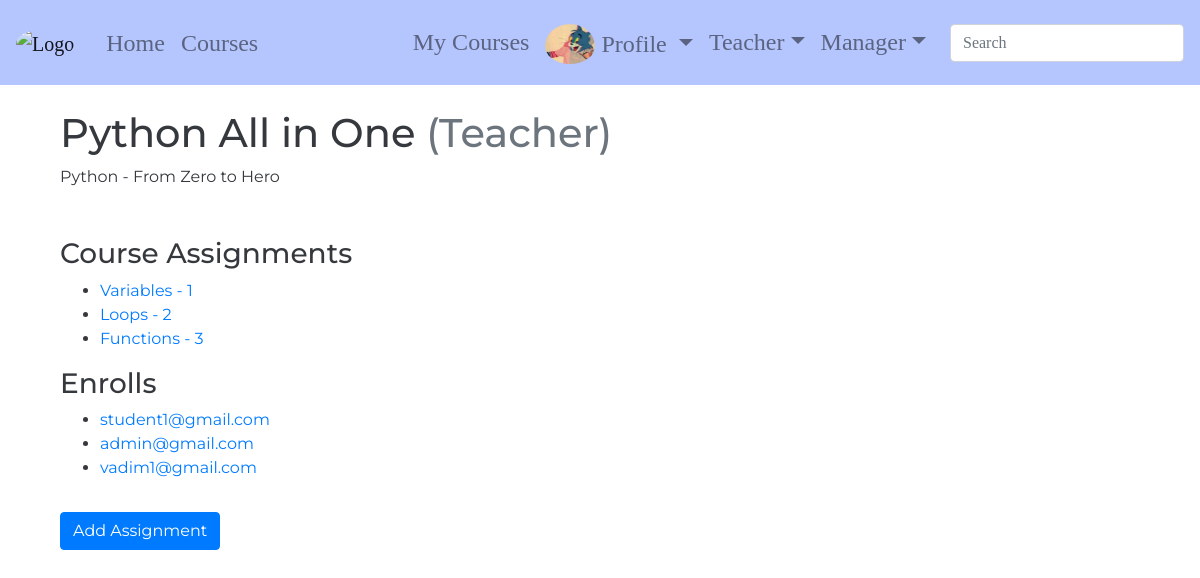
The app's page /courses/teacher/python/python-all-in-one/ (signed in) with its own data.
### accounts/models.py (models this page shows, shortened)
class CustomUser(AbstractUser, PermissionsMixin):
    email = models.EmailField(verbose_name='email', max_length=60, unique=True)
    username = models.CharField(max_length=30, unique=True)
    date_joined = models.DateTimeField(verbose_name='date joined', auto_now_add=True)
    last_login = models.DateTimeField(verbose_name='last login', auto_now=True)
    is_admin = models.BooleanField(default=False)
    is_active = models.BooleanField(default=True)
    is_staff = models.BooleanField(default=False)
    is_superuser = models.BooleanField(default=False)
    USERNAME_FIELD = 'email'
    REQUIRED_FIELDS = ['username', ]
    objects = CustomUserManager()
    def __str__(self):
        return self.email

class Profile(models.Model):
    user = models.OneToOneField(settings.AUTH_USER_MODEL, related_name='profile', on_delete=models.CASCADE)
    first_name = models.CharField(max_length=40, null=True, blank=True)
    last_name = models.CharField(max_length=40, null=True, blank=True)
    phone = PhoneNumberField(max_length=20, null=True, blank=True)
    date_of_birth = models.DateField(null=True, blank=True)
    bio = models.TextField(null=True, blank=True)
    profile_pic = models.ImageField(null=True, blank=True, upload_to='images/profile_pics',
                                    default=get_default_profile_pic)

### courses/models.py (models this page shows, shortened)
class CourseInstance(models.Model):
    course = models.ForeignKey(Course, related_name='instances', on_delete=models.CASCADE)
    slug = models.SlugField(allow_unicode=True, unique=True)
    sub_title = models.CharField(max_length=100, null=True, blank=True)
    min_mark = models.SmallIntegerField(
        validators=[
            MinValueValidator(0),
            MaxValueValidator(100),
        ]
    )
    start_date = models.DateField(null=True, blank=True)
    end_date = models.DateField(null=True, blank=True)

class Course(models.Model):
    base_title = models.CharField(max_length=100)
    description = models.TextField(null=True, blank=True)
    slug = models.SlugField(allow_unicode=True, unique=True)

class Assignment(models.Model):
    title = models.CharField(max_length=100, null=True, blank=True)
    content = models.TextField(null=True, blank=True)
    start_date = models.DateTimeField(null=True, blank=True)
    end_date = models.DateTimeField(null=True, blank=True)

class CourseInstanceAssignment(Assignment):
    course_instance = models.ForeignKey(CourseInstance, related_name='course_assignments', on_delete=models.CASCADE)

class Assignment(models.Model):
    title = models.CharField(max_length=100, null=True, blank=True)
    content = models.TextField(null=True, blank=True)
    start_date = models.DateTimeField(null=True, blank=True)
    end_date = models.DateTimeField(null=True, blank=True)

class Enroll(models.Model):
    course_instance = models.ForeignKey(CourseInstance, related_name='enrolls', on_delete=models.CASCADE)
    student = models.ForeignKey('accounts.CustomUser', related_name='enrolls', on_delete=models.CASCADE)
    is_course_finished = models.BooleanField(default=False)

### courses/views.py (the view)
class CourseInstanceTeacherDetail(LoginRequiredMixin,
                                  GroupRequiredMixin,
                                  generic.DetailView):
    model = course_models.CourseInstance
    group_required = 'teachers'
    template_name = 'courses/course_instance_teacher_detail.html'
    context_object_name = 'course_instance'
    def get_object(self, queryset=None):
        return get_object_or_404(
            course_models.CourseInstance,
            course__slug=self.kwargs.get('course_slug'),
            slug=self.kwargs.get('instance_slug'),
        )

### accounts/templatetags/accounts_extras.py (called while the page is built)
@register.filter(name='has_group')
def has_group(user, group_name):
    return user.groups.filter(name=group_name).exists()

### courses/templates/courses/course_instance_teacher_detail.html (shortened to what this page needs)
{% extends 'base.html' %}
{% block content %}
    <div class="container">
        <h1>{{ course_instance.sub_title }} <span class="text-muted">(Teacher)</span></h1>
        <p class="mb-5">{{ course_instance.course.description }}</p>
        <div class="assignments-list">
            {% if course_instance.course_assignments %}
                <h3>Course Assignments</h3>
                <ul>
                    {% for assignment in course_instance.course_assignments.all %}
                        <li><a href="#">{{ assignment.title }}</a></li>
                    {% endfor %}
                </ul>
            {% else %}
                <h3>There are no assignments in the course yet.</h3>
            {% endif %}
        </div>
        <div class="enrolls-list">
            {% if course_instance.enrolls %}
                <h3>Enrolls</h3>
                <ul>
                {% for enroll in course_instance.enrolls.all %}
                    <li>
                        <a href="{% url 'courses:enroll-teacher-detail' course_slug=course_instance.course.slug instance_slug=course_instance.slug enroll_pk=enroll.pk %}">
                            {{ enroll.student }}
                        </a>
                    </li>
                {% endfor %}
                </ul>
            {% else %}
                <h3>There are no students in the course yet.</h3>
            {% endif %}
        </div>
        <div class="teacher-area">
            <a href="#" class="btn btn-primary">Add Assignment</a>
        </div>
    </div>
{% endblock %}

### templates/base.html (shortened to what this page needs)
<!DOCTYPE html>
{% load static %}
{% load accounts_extras %}
<html lang="en">
<head>
    <link rel="stylesheet" href="https://stackpath.bootstrapcdn.com/bootstrap/4.5.2/css/bootstrap.min.css">
    <link rel="stylesheet" href="https://stackpath.bootstrapcdn.com/font-awesome/4.7.0/css/font-awesome.min.css">    <link href="https://fonts.googleapis.com/css?family=Montserrat" rel="stylesheet">
    <link rel="stylesheet" href="https://use.fontawesome.com/releases/v5.15.1/css/all.css">
    <link rel="stylesheet" href="{% static 'course_manager/css/master.css' %}">
</head>
<body>
    <nav class="smart_scroll navbar navbar-expand-lg navbar-light" id="baseNavbar">
        <a href="{% url 'homepage' %}" class="navbar-brand">
            <img id="blogLogo" src="" alt="Logo">
        </a>
        <div class="collapse navbar-collapse" id="basicExampleNav">
            <ul class="navbar-nav mr-auto ml-2">
                <li class="nav-item">
                    <a class="nav-link" href="{% url 'homepage' %}">Home</a>
                </li>
                <li class="nav-item">
                    <a class="nav-link" href="{% url 'courses:courses-list' %}">Courses</a>
                </li>
            </ul>
            {% if user.is_authenticated %}
                <ul class="navbar-nav ml-2 pr-3 nav-flex-icons">
                    <li class="nav-item mt-2">
                        <a class="nav-link" href="{% url 'courses:user-courses' %}">My Courses</a>
                    </li>
                    <li class="nav-item dropdown mt-2">
                        <a href="#" class="nav-link dropdown-toggle" id="navbarDropdownMenuLink-4" data-toggle="dropdown"
                            aria-haspopup="true" aria-expanded="false">
                            {% if user.profile.profile_pic %}
                                <img class="profile_pic" src="{{ user.profile.profile_pic.url }}" alt="User Profile Picture">
                            {% else %}
                                <img class="profile_pic" src="{% static 'course_manager/images/default_profile_pic_1.png' %}"
                                alt="Default Profile Picture">
                            {% endif %}
                            Profile
                        </a>
                    </li>
                    {% if user|has_group:'teachers' or user.is_superuser %}
                        <li class="nav-item dropdown mt-2">
                            <a href="" class="nav-link dropdown-toggle" id="navbarDropdownMenuLink-4" data-toggle="dropdown"
                               aria-haspopup="true" aria-expanded="false">Teacher</a>
                        </li>
                    {% endif %}
                    {% if user|has_group:'managers' or user.is_superuser %}
                        <li class="nav-item dropdown mt-2">
                            <a href="" class="nav-link dropdown-toggle" id="navbarDropdownMenuLink-4" data-toggle="dropdown"
                               aria-haspopup="true" aria-expanded="false">Manager</a>
                        </li>
                    {% endif %}
                </ul>
            {% endif %}
            <form class="navbar-form form-inline" method="get" action=""
                  role="search" id="navbarSearchForm">
              <div class="md-form my-2">
                <input id="searchBarInput" class="input_field form-control mr-sm-2" name="q"
                       type="text" placeholder="Search" aria-label="Search">
              </div>
            </form>
        </div>
    </nav>
    <div id="wrap" class="wrapper flex-grow-1">
        <div id="main" class="container content main_content mt-4 mb-5">
            {% block content %}
            {% endblock %}
        </div>
    </div>
</body>
</html>

### static/course_manager/css/master.css (style rules this page uses)
body { height: 100%; background-color: rgba(255, 255, 255, 0.39); color: #35383c; font-family: 'Montserrat', sans-serif; }
#baseNavbar { background-color: #b5c6ff; font-family: 'Arvo', serif; font-size: 1.5rem; }
#blogLogo { width: 90px; height: 75px; border-radius: 50%; }
#navbarSearchForm input[type=text] { width: 100%; }
.profile_pic { width: 50px; height: 45px; border-radius: 50%; padding-bottom: 5px; }
.teacher-area { margin-top: 2rem; margin-bottom: 3rem; }

### records on screen
CustomUser: profile.profile_pic (picture)
CourseInstance: sub_title "Python All in One", course.description "Python - From Zero to Hero"
CourseInstanceAssignment: title "Variables - 1"
CourseInstanceAssignment: title "Loops - 2"
CourseInstanceAssignment: title "Functions - 3"
Enroll: student "student1@gmail.com"
Enroll: student "admin@gmail.com"
Enroll: student "vadim1@gmail.com"
